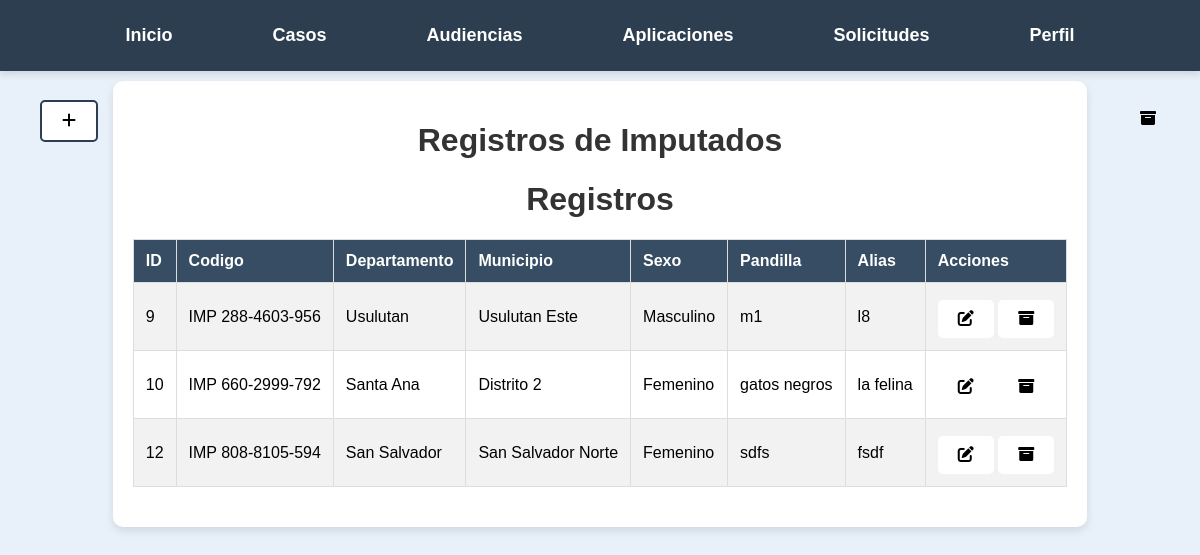
Screenshot of /Casos/imputados/tabladeimputados.php (signed in) with the database file from the repository.
### tables this page shows
CREATE TABLE `imputados` (
  `id` int(6) UNSIGNED NOT NULL,
  `codigo` varchar(20) NOT NULL,
  `apellido` varchar(50) NOT NULL,
  `nombre` varchar(50) NOT NULL,
  `fecha_nacimiento` date NOT NULL,
  `dui` varchar(10) NOT NULL,
  `departamento` varchar(50) NOT NULL,
  `distrito` varchar(50) NOT NULL,
  `direccion` text NOT NULL,
  `madre` varchar(100) NOT NULL,
  `padre` varchar(100) NOT NULL,
  `pandilla` varchar(50) NOT NULL,
  `alias` varchar(50) NOT NULL,
  `sexo` varchar(20) NOT NULL
);

### Casos/imputados/tabladeimputados.php (the view, shortened to what this page needs)
<?php
$servername = "localhost";
$username = "root";
$password = "";
$dbname = "legalcc";
$conn = new mysqli($servername, $username, $password, $dbname);
$user_id = $_SESSION['user_id'];
$sql = "SELECT tipo FROM usuarios WHERE id = ?";
$stmt = $conn->prepare($sql);
$stmt->bind_param("i", $user_id);
$stmt->execute();
$stmt->bind_result($tipo_usuario);
?>
<?php
$servername = "localhost";
$username = "root";
$password = "";
$dbname = "legalcc";
$encryption_key = 'LegalCC';
$ciphering = "AES-128-CTR";
$options = 0;
$encryption_iv = '1234567891011121';
$conn = new mysqli($servername, $username, $password, $dbname);
$sql = "SELECT * FROM imputados";
$result = $conn->query($sql);
?>
<!DOCTYPE html>
<html lang="es">
<head>
    <link rel="stylesheet" href="https://cdnjs.cloudflare.com/ajax/libs/font-awesome/6.0.0-beta3/css/all.min.css">
</head>
<body>
<a id="botonArribaIzquierda" href="/Casos/imputados/tabla_imputados_achivados.php">
    <i class="fas fa-archive"></i>
</a>
<nav>
<ul>
            <li><a href="/Pagina_principal.php">Inicio</a></li>
            <li>
                <a href="/Casos/Buscar_Casos.php">Casos</a>
            </li>
            <li><a href="/Audiencias/Buscar_Audiencias.php">Audiencias</a></li>
            <li><a href="apps.php">Aplicaciones</a></li>
            <?php if ($tipo_usuario === 'juez'): ?>
            <li><a href="/Audiencias/ver_solicitudes.php">Solicitudes</a></li>
            <?php endif; ?>
            <li>
                <a href="/formularios/Perfil.php">Perfil</a>
            </li>
        </ul>
    </nav>
<a class='btn-navega' href='/Casos/imputados/imputado.php' title="Añadir"><i class='fas fa-plus'></i> </a>
    <div class="container">
        <h1>Registros de Imputados</h1>
<?php
if ($result->num_rows > 0) {
    echo "<h1>Registros</h1>";
    echo "<table border='1'>
            <tr>
                <th>ID</th>
                <th>Codigo</th>
                <th>Departamento</th>
                <th>Municipio</th>
                <th>Sexo</th>
                <th>Pandilla</th>
                <th>Alias</th>
                <th>Acciones</th>
            </tr>";
    while ($row = $result->fetch_assoc()) {
        $id = $row['id'];
        $codigo = $row['codigo'];
        $departamento = openssl_decrypt($row['departamento'], $ciphering, $encryption_key, $options, $encryption_iv);
        $distrito = openssl_decrypt($row['distrito'], $ciphering, $encryption_key, $options, $encryption_iv);
        $pandilla = openssl_decrypt($row['pandilla'], $ciphering, $encryption_key, $options, $encryption_iv);
        $alias = openssl_decrypt($row['alias'], $ciphering, $encryption_key, $options, $encryption_iv);
        $sexo = openssl_decrypt($row['sexo'], $ciphering, $encryption_key, $options, $encryption_iv);
        echo "<tr>
                <td>$id</td>
                <td>$codigo</td>
                <td>$departamento</td>
                <td>$distrito</td>
                <td>$sexo</td>
                <td>$pandilla</td>
                <td>$alias</td>
                <td><a class='btn-editar' href='editar.php?id=$id' title='Editar'  >      <i class='fas fa-edit'></i></a>
               <a class='btn-eliminar' href='archivar.php?id=$id' onclick='return confirm(\"¿Estás seguro de que deseas archivar este registro?\");' title='Archivar'><i class='fas fa-archive'></i></a>
                </td>
              </tr>";
    }
    echo "</table>";
} else {
    echo "<center>";
    echo "No hay registros encontrados.";
}
?>
    </div>
</body>
</html>

### Casos/imputados/tabladeimputados.php (style rules this page uses)
body { font-family: 'Bahnschrift', sans-serif; background-color: #e8f0fa; margin: 0; padding: 0; display: flex; flex-direction: column; height: 100vh; }
nav { background-color: #2c3e50; padding: 15px 0; box-shadow: 0 4px 6px rgba(0, 0, 0, 0.1); }
ul { list-style-type: none; margin: 0; padding: 0; display: flex; justify-content: center; gap: 40px; }
ul li { position: relative; }
ul li a { text-decoration: none; color: white; font-size: 18px; font-weight: bold; padding: 10px 30px; display: block; transition: background-color 0.3s ease, transform 0.2s ease; border-radius: 8px; }
h1 { text-align: center; color: #333; }
.container { margin-top: 30px; max-width: 1200px; margin: 10px auto; padding: 20px; background-color: #fff; box-shadow: 0 4px 8px rgba(0, 0, 0, 0.1); border-radius: 10px; }
table { width: 100%; border-collapse: collapse; margin-bottom: 20px; }
table, th, td { border: 1px solid #ddd; }
th, td { padding: 12px; text-align: left; }
th { background-color: #374D63; color: white; }
tr:nth-child(even) { background-color: #f2f2f2; }
.btn-eliminar { display: inline-block; padding: 10px 20px; font-size: 16px; color: black; margin-top: 5px; background-color: white; border: none; border-radius: 5px; text-decoration: none; text-align: center; transition: background-color 0.3s ease, transform 0.3s ease; cursor: pointer; }
.btn-editar { display: inline-block; padding: 10px 20px; font-size: 16px; color: black; background-color: white; border: none; border-radius: 5px; text-decoration: none; text-align: center; transition: background-color 0.3s ease, transform 0.3s ease; cursor: pointer; }
.btn-navega { position: fixed; display: inline-block; padding: 10px 20px; font-size: 16px; color: black; background-color: white; border: 2px solid #2c3e50; margin-top: 100px; margin-left: 40px; border-radius: 5px; text-decoration: none; text-align: center; transition: background-color 0.3s ease, transform 0.3s ease; cursor: pointer; }
#botonArribaIzquierda { position: relative; display: inline-block; position: fixed; top: 20px; left: 20px; padding: 10px 20px; color: black; text-decoration: none; border-radius: 5px; font-family: Bahnschrift; font-size: 16px; transition: background-color 0.3s, color 0.3s; margin-left: 1100px; margin-top: 80px; }

### rows the page displays
imputados: id "9", codigo "IMP 288-4603-956", departamento "Usulutan", distrito "Usulutan Este", sexo "Masculino", pandilla "m1", alias "l8"
imputados: id "10", codigo "IMP 660-2999-792", departamento "Santa Ana", distrito "Distrito 2", sexo "Femenino", pandilla "gatos negros", alias "la felina"
imputados: id "12", codigo "IMP 808-8105-594", departamento "San Salvador", distrito "San Salvador Norte", sexo "Femenino", pandilla "sdfs", alias "fsdf"
